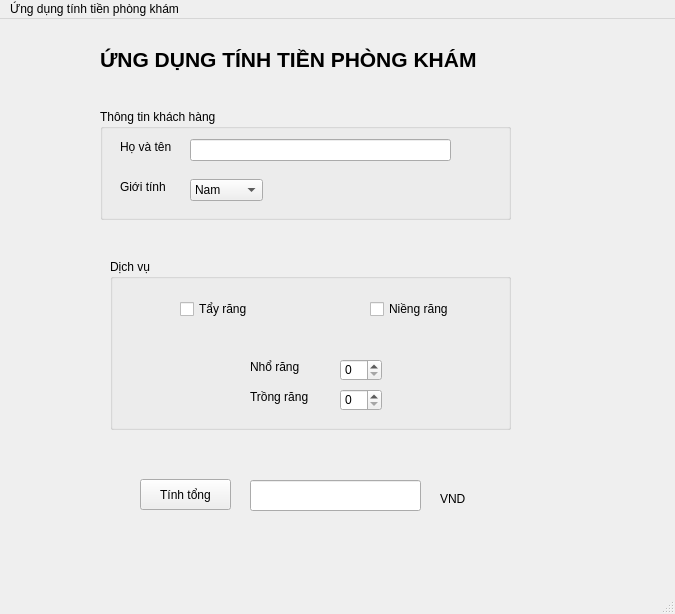
<?xml version="1.0" encoding="UTF-8"?>
<ui version="4.0">
 <class>mainWindow</class>
 <widget class="QMainWindow" name="mainWindow">
  <property name="geometry">
   <rect>
    <x>0</x>
    <y>0</y>
    <width>675</width>
    <height>614</height>
   </rect>
  </property>
  <property name="acceptDrops">
   <bool>false</bool>
  </property>
  <property name="windowTitle">
   <string>Ứng dụng tính tiền phòng khám</string>
  </property>
  <property name="whatsThis">
   <string/>
  </property>
  <widget class="QWidget" name="centralwidget">
   <widget class="QLabel" name="label">
    <property name="geometry">
     <rect>
      <x>100</x>
      <y>20</y>
      <width>521</width>
      <height>41</height>
     </rect>
    </property>
    <property name="font">
     <font>
      <pointsize>16</pointsize>
      <weight>75</weight>
      <bold>true</bold>
     </font>
    </property>
    <property name="text">
     <string>ỨNG DỤNG TÍNH TIỀN PHÒNG KHÁM</string>
    </property>
   </widget>
   <widget class="QGroupBox" name="groupBox">
    <property name="geometry">
     <rect>
      <x>100</x>
      <y>90</y>
      <width>411</width>
      <height>111</height>
     </rect>
    </property>
    <property name="title">
     <string>Thông tin khách hàng</string>
    </property>
    <widget class="QLineEdit" name="fullname">
     <property name="geometry">
      <rect>
       <x>90</x>
       <y>30</y>
       <width>261</width>
       <height>22</height>
      </rect>
     </property>
    </widget>
    <widget class="QLabel" name="label_4">
     <property name="geometry">
      <rect>
       <x>20</x>
       <y>30</y>
       <width>55</width>
       <height>16</height>
      </rect>
     </property>
     <property name="text">
      <string>Họ và tên</string>
     </property>
    </widget>
    <widget class="QLabel" name="label_5">
     <property name="geometry">
      <rect>
       <x>20</x>
       <y>70</y>
       <width>55</width>
       <height>16</height>
      </rect>
     </property>
     <property name="text">
      <string>Giới tính</string>
     </property>
    </widget>
    <widget class="QComboBox" name="sex">
     <property name="geometry">
      <rect>
       <x>90</x>
       <y>70</y>
       <width>73</width>
       <height>22</height>
      </rect>
     </property>
     <property name="mouseTracking">
      <bool>false</bool>
     </property>
     <property name="tabletTracking">
      <bool>false</bool>
     </property>
     <property name="acceptDrops">
      <bool>false</bool>
     </property>
     <property name="autoFillBackground">
      <bool>false</bool>
     </property>
     <property name="editable">
      <bool>false</bool>
     </property>
     <property name="duplicatesEnabled">
      <bool>false</bool>
     </property>
     <item>
      <property name="text">
       <string>Nam</string>
      </property>
     </item>
     <item>
      <property name="text">
       <string>Nữ</string>
      </property>
     </item>
    </widget>
   </widget>
   <widget class="QGroupBox" name="groupBox_2">
    <property name="geometry">
     <rect>
      <x>110</x>
      <y>240</y>
      <width>401</width>
      <height>171</height>
     </rect>
    </property>
    <property name="title">
     <string>Dịch vụ</string>
    </property>
    <widget class="QCheckBox" name="tayTrangCb">
     <property name="geometry">
      <rect>
       <x>70</x>
       <y>40</y>
       <width>81</width>
       <height>20</height>
      </rect>
     </property>
     <property name="text">
      <string>Tẩy răng</string>
     </property>
    </widget>
    <widget class="QCheckBox" name="nienRangCb">
     <property name="geometry">
      <rect>
       <x>260</x>
       <y>40</y>
       <width>91</width>
       <height>20</height>
      </rect>
     </property>
     <property name="text">
      <string>Niềng răng</string>
     </property>
    </widget>
    <widget class="QSpinBox" name="nhoRangNum">
     <property name="geometry">
      <rect>
       <x>230</x>
       <y>100</y>
       <width>42</width>
       <height>22</height>
      </rect>
     </property>
    </widget>
    <widget class="QSpinBox" name="trongRangNum">
     <property name="geometry">
      <rect>
       <x>230</x>
       <y>130</y>
       <width>42</width>
       <height>22</height>
      </rect>
     </property>
    </widget>
    <widget class="QLabel" name="label_2">
     <property name="geometry">
      <rect>
       <x>140</x>
       <y>100</y>
       <width>55</width>
       <height>16</height>
      </rect>
     </property>
     <property name="text">
      <string>Nhổ răng</string>
     </property>
    </widget>
    <widget class="QLabel" name="label_3">
     <property name="geometry">
      <rect>
       <x>140</x>
       <y>130</y>
       <width>71</width>
       <height>16</height>
      </rect>
     </property>
     <property name="text">
      <string>Trồng răng</string>
     </property>
    </widget>
   </widget>
   <widget class="QLineEdit" name="total">
    <property name="geometry">
     <rect>
      <x>250</x>
      <y>461</y>
      <width>171</width>
      <height>31</height>
     </rect>
    </property>
   </widget>
   <widget class="QPushButton" name="calcBtn">
    <property name="geometry">
     <rect>
      <x>140</x>
      <y>460</y>
      <width>91</width>
      <height>31</height>
     </rect>
    </property>
    <property name="text">
     <string>Tính tổng</string>
    </property>
   </widget>
   <widget class="QLabel" name="label_6">
    <property name="geometry">
     <rect>
      <x>440</x>
      <y>470</y>
      <width>55</width>
      <height>20</height>
     </rect>
    </property>
    <property name="text">
     <string>VND</string>
    </property>
   </widget>
  </widget>
  <widget class="QMenuBar" name="menubar">
   <property name="geometry">
    <rect>
     <x>0</x>
     <y>0</y>
     <width>675</width>
     <height>26</height>
    </rect>
   </property>
   <widget class="QMenu" name="menu_ng_d_ng_t_nh_ti_n_ph_ng_kh_m">
    <property name="title">
     <string>Ứng dụng tính tiền phòng khám</string>
    </property>
   </widget>
   <addaction name="menu_ng_d_ng_t_nh_ti_n_ph_ng_kh_m"/>
  </widget>
  <widget class="QStatusBar" name="statusbar"/>
 </widget>
 <resources/>
 <connections/>
</ui>
